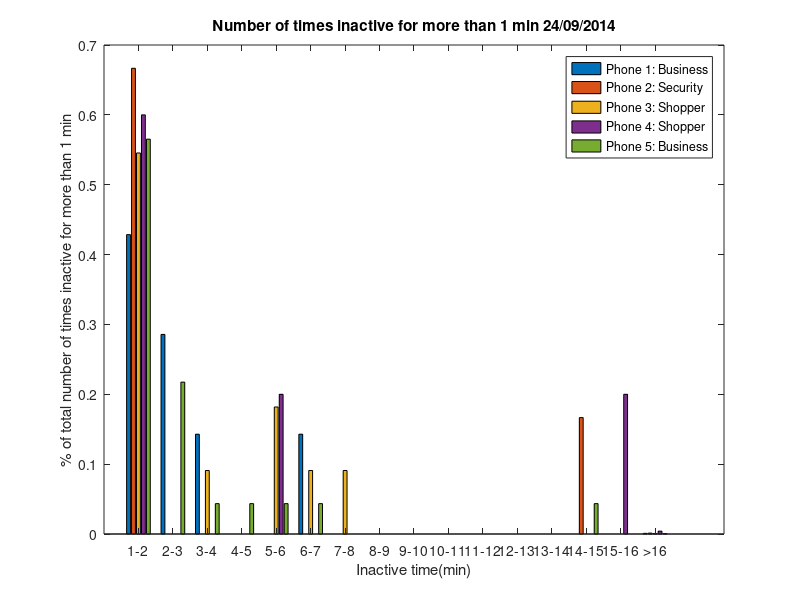
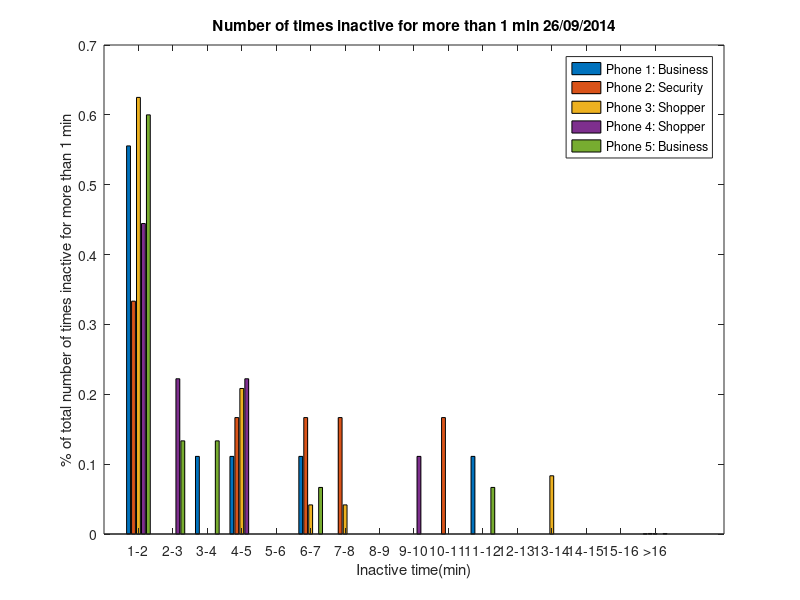

Write MATLAB code to recreate these figures, in order.
%% Number of times disappeared from the tracking system

labels = {'1-2' '2-3' '3-4' '4-5' '5-6' '6-7' '7-8' '8-9' '9-10' '10-11' '11-12' '12-13' '13-14' '14-15' '15-16' '>16'};

% Phone 1 to Phone 5
% 24/09/2014

pro = [0.42857143 0.2857143 0.14285715 0.0 0.0 0.14285715 0.0 0.0 0.0 0.0 0.0 0.0 0.0 0.0 0.0 9.519458E-4;
    0.6666667 0.0 0.0 0.0 0.0 0.0 0.0 0.0 0.0 0.0 0.0 0.0 0.0 0.16666667 0.0 0.0012936592;
    0.54545456 0.0 0.09090909 0.0 0.18181819 0.09090909 0.09090909 0.0 0.0 0.0 0.0 0.0 0.0 0.0 0.0 7.3581934E-4;
    0.6 0.0 0.0 0.0 0.19999999 0.0 0.0 0.0 0.0 0.0 0.0 0.0 0.0 0.0 0.19999999 0.004098356
    0.5652174 0.2173913 0.04347826 0.04347826 0.04347826 0.04347826 0.0 0.0 0.0 0.0 0.0 0.0 0.0 0.04347826 0.0 5.001426E-4;
    ];

figure
        bar(transpose(pro))
        xlabel('Inactive time(min)')
        ylabel('% of total number of times inactive for more than 1 min')
        title('Number of times inactive for more than 1 min 24/09/2014')
        legend('Phone 1: Business','Phone 2: Security', 'Phone 3: Shopper', 'Phone 4: Shopper','Phone 5: Business')
        set(gca, 'XTick', 1:16, 'XTickLabel', labels);


% Phone 1 to Phone 5
% 26/09/2014

pro = [0.5555556 0.0 0.11111112 0.11111112 0.0 0.11111112 0.0 0.0 0.0 0.0 0.11111112 0.0 0.0 0.0 0.0 2.872944E-4;
    0.33333337 0.0 0.0 0.16666669 0.0 0.16666669 0.16666669 0.0 0.0 0.16666669 0.0 0.0 0.0 0.0 0.0 7.572174E-4;
    0.625 0.0 0.0 0.20833333 0.0 0.041666664 0.041666664 0.0 0.0 0.0 0.0 0.0 0.08333333 0.0 0.0 5.232692E-4
    0.44444445 0.22222222 0.0 0.22222222 0.0 0.0 0.0 0.0 0.11111111 0.0 0.0 0.0 0.0 0.0 0.0 0.0
    0.6 0.13333334 0.13333334 0.0 0.0 0.06666667 0.0 0.0 0.0 0.0 0.06666667 0.0 0.0 0.0 0.0 7.3343515E-4
    ];

figure
        bar(transpose(pro))
        xlabel('Inactive time(min)')
        ylabel('% of total number of times inactive for more than 1 min')
        title('Number of times inactive for more than 1 min 26/09/2014')
        legend('Phone 1: Business','Phone 2: Security', 'Phone 3: Shopper', 'Phone 4: Shopper','Phone 5: Business')
        set(gca, 'XTick', 1:16, 'XTickLabel', labels);